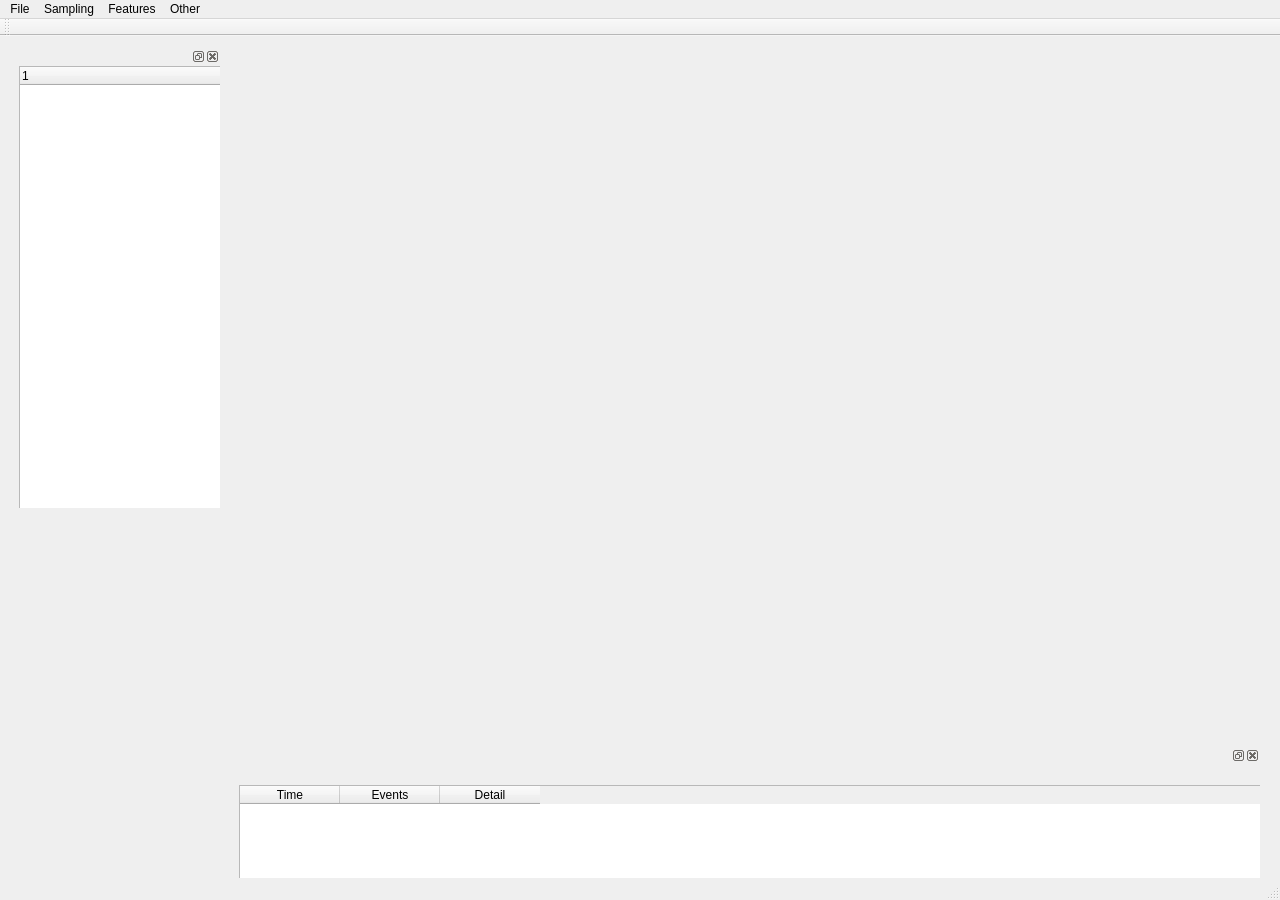
<?xml version="1.0" encoding="UTF-8"?>
<ui version="4.0">
 <class>ICPPCL</class>
 <widget class="QMainWindow" name="ICPPCL">
  <property name="geometry">
   <rect>
    <x>0</x>
    <y>0</y>
    <width>1280</width>
    <height>900</height>
   </rect>
  </property>
  <property name="windowTitle">
   <string>ICPPCL</string>
  </property>
  <widget class="QWidget" name="centralwidget">
   <widget class="QVTKWidget" name="qvtkWidget">
    <property name="geometry">
     <rect>
      <x>240</x>
      <y>0</y>
      <width>1011</width>
      <height>721</height>
     </rect>
    </property>
   </widget>
   <widget class="QDockWidget" name="data">
    <property name="geometry">
     <rect>
      <x>9</x>
      <y>11</y>
      <width>211</width>
      <height>461</height>
     </rect>
    </property>
    <widget class="QWidget" name="dockWidgetContents_3">
     <widget class="QTreeWidget" name="dataTree">
      <property name="geometry">
       <rect>
        <x>10</x>
        <y>0</y>
        <width>220</width>
        <height>461</height>
       </rect>
      </property>
      <column>
       <property name="text">
        <string notr="true">1</string>
       </property>
      </column>
     </widget>
    </widget>
   </widget>
   <widget class="QDockWidget" name="console">
    <property name="geometry">
     <rect>
      <x>-20</x>
      <y>710</y>
      <width>1280</width>
      <height>181</height>
     </rect>
    </property>
    <widget class="QWidget" name="dockWidgetContents_4">
     <widget class="QTableWidget" name="consoleTable">
      <property name="geometry">
       <rect>
        <x>259</x>
        <y>20</y>
        <width>1301</width>
        <height>191</height>
       </rect>
      </property>
      <column>
       <property name="text">
        <string>Time</string>
       </property>
      </column>
      <column>
       <property name="text">
        <string>Events</string>
       </property>
      </column>
      <column>
       <property name="text">
        <string>Detail</string>
       </property>
      </column>
     </widget>
    </widget>
   </widget>
  </widget>
  <widget class="QMenuBar" name="menubar">
   <property name="geometry">
    <rect>
     <x>0</x>
     <y>0</y>
     <width>1280</width>
     <height>22</height>
    </rect>
   </property>
   <widget class="QMenu" name="menuFile">
    <property name="title">
     <string>File</string>
    </property>
    <addaction name="actionOpen"/>
   </widget>
   <widget class="QMenu" name="menuSampling">
    <property name="title">
     <string>Sampling</string>
    </property>
    <addaction name="actionUniform_Sampling"/>
   </widget>
   <widget class="QMenu" name="menuOther">
    <property name="title">
     <string>Other</string>
    </property>
   </widget>
   <widget class="QMenu" name="menuFilters">
    <property name="title">
     <string>Features</string>
    </property>
    <addaction name="actionNormalVector"/>
    <addaction name="separator"/>
   </widget>
   <addaction name="menuFile"/>
   <addaction name="menuSampling"/>
   <addaction name="menuFilters"/>
   <addaction name="menuOther"/>
  </widget>
  <widget class="QStatusBar" name="statusbar"/>
  <widget class="QToolBar" name="toolBar">
   <property name="windowTitle">
    <string>toolBar</string>
   </property>
   <attribute name="toolBarArea">
    <enum>TopToolBarArea</enum>
   </attribute>
   <attribute name="toolBarBreak">
    <bool>false</bool>
   </attribute>
  </widget>
  <action name="actionOpen">
   <property name="text">
    <string>Open</string>
   </property>
  </action>
  <action name="actionUniform_Sampling">
   <property name="text">
    <string>Uniform Sampling</string>
   </property>
  </action>
  <action name="actionNormalVector">
   <property name="text">
    <string>NormalVector</string>
   </property>
  </action>
 </widget>
 <customwidgets>
  <customwidget>
   <class>QVTKWidget</class>
   <extends>QWidget</extends>
   <header>QVTKWidget.h</header>
  </customwidget>
 </customwidgets>
 <resources/>
 <connections/>
</ui>
